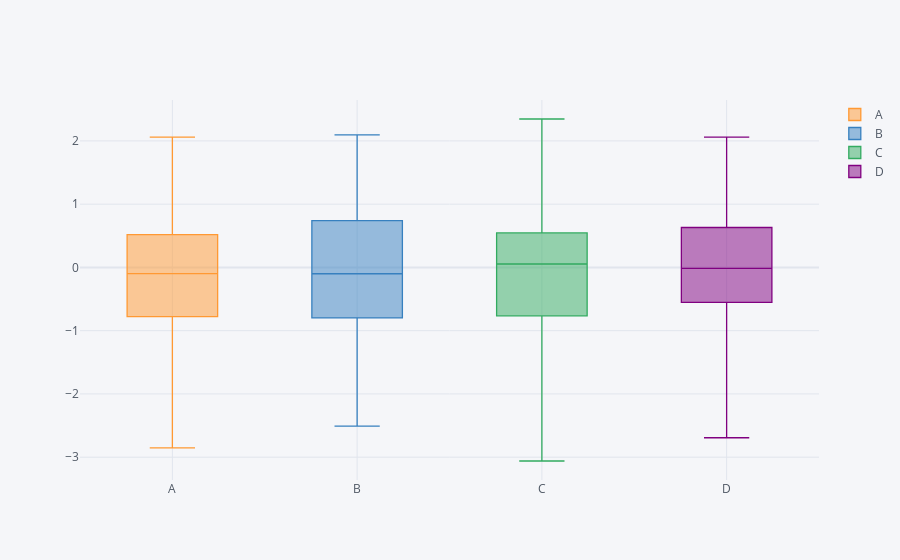

Notebook source saved alongside this figure:
### Markdown cell above
## Boxplots

### Code cell

